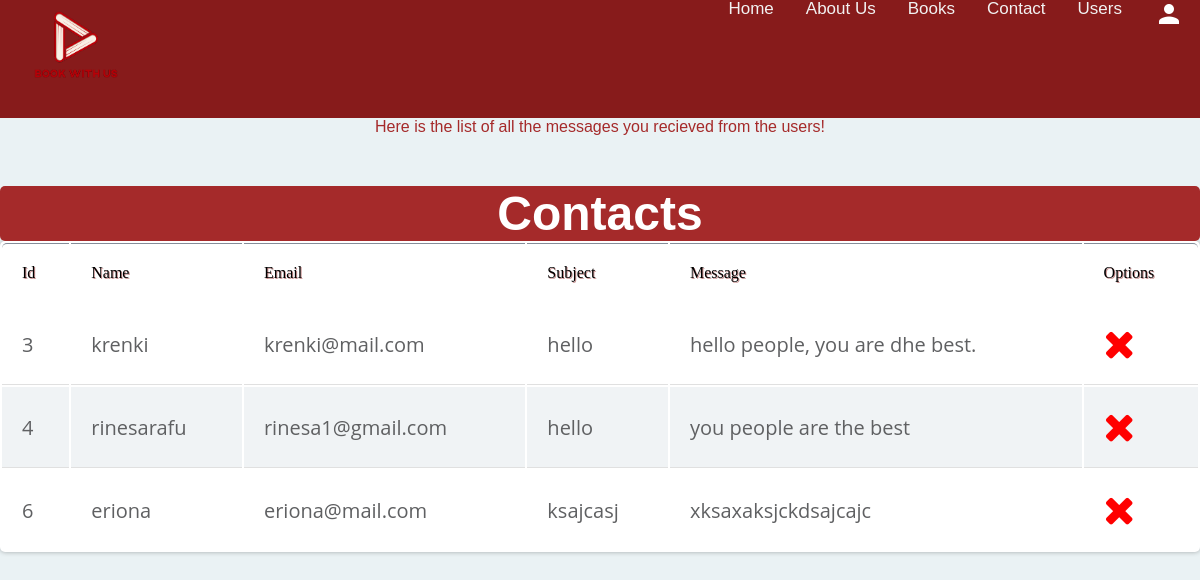
Page /admin/contactus/index.php (signed in) on the committed database.
### tables this page shows
CREATE TABLE `contactus` (
  `ContactUs_ID` int(11) NOT NULL,
  `Username` varchar(255) NOT NULL,
  `Email` varchar(255) NOT NULL,
  `Subject` varchar(255) NOT NULL,
  `Message` longtext NOT NULL
);

### Authentication/db_connection.php (called while the page is built, shortened)
<?php
class Dbh{
    public function connect(){
        $this->servername = "localhost";
        $this->username = "root";
        $this->password = "";
        $this->dbname = "bookwithus";
        try{
            $dsn = "mysql:host=".$this->servername.";dbname=".$this->dbname;
            $pdo = new PDO($dsn, $this->username, $this->password);
            $pdo->setAttribute(PDO::ATTR_ERRMODE, PDO::ERRMODE_EXCEPTION);
            return $pdo;
        }catch(PDOException $e){
            echo "Connection failed: ".$e->getMessage();
        }
    }
}

### Authentication/models/contacts.php (called while the page is built, shortened)
<?php
include_once ($_SERVER['DOCUMENT_ROOT'].'/BookWithUs/book-with-us/Authentication/db_connection.php');
class Contacts extends Dbh
	{
		public function getContacts(){
			$sql = 'SELECT * FROM contactus';
			$stmt = $this->connect()->prepare($sql);
			$result=$stmt->execute();
			$contacts = $stmt->fetchAll(PDO::FETCH_ASSOC);
			return $contacts;
		}
 }
	?>

### Authentication/view/contactviewer.php (called while the page is built, shortened)
<?php
require_once ($_SERVER['DOCUMENT_ROOT'].'/BookWithUs/book-with-us/Authentication/models/contacts.php');
class ContactViewer extends Contacts
	{
        public function showAllContacts(){
            $results = $this->getContacts();
            return $results;
        }
	}
?>

### admin/contactus/index.php (the view, shortened to what this page needs)
<?php
 include ($_SERVER['DOCUMENT_ROOT'].'/BookWithUs/book-with-us/admin/Components/header.php');
 require_once ($_SERVER['DOCUMENT_ROOT'].'/BookWithUs/book-with-us/Authentication/view/contactviewer.php');
 ?>
<section class="block_section">
	<div class="row">
		<div class="small_article">
			<div class="small_article__content">
				<p style="text-align:center; color:brown" >Here is the list of all the messages you recieved from the users!</p>
			</div>
		</div>
		<table>
			<caption><h1 class="table-title">Contacts</h1></caption>
			<thead>
				<tr>
					<th>Id</th>
					<th>Name</th>
					<th>Email</th>
					<th>Subject</th>
					<th>Message</th>
					<th>Options</th>
				</tr>
			</thead>
			<tbody>
			<?php
				$contact = new ContactViewer();
				$contacts = $contact->showAllContacts();
			?>
			<?php foreach ($contacts as $contact): ?>
				<tr>
					<td><?php echo $contact['ContactUs_ID']; ?></td>
					<td><?php echo $contact['Username']; ?></td>
					<td><?php echo $contact['Email']; ?></td>
					<td><?php echo $contact['Subject']; ?></td>
					<td><?php echo $contact['Message']; ?></td>
					<td>
						<a href="lib/delete.php?id=<?php echo $contact['ContactUs_ID']; ?>" style="color:red;">
							<i class="fa fa-times fa-2x" aria-hidden="true"></i>
						</a>
					</td>
				</tr>
			<?php endforeach ?>
			</tbody>
		</table>
	</div>
</section>

### admin/css/app.css (style rules this page uses)
body { background: #eaf2f4; font-family: 'Verdana', sans-serif; min-height: 100vh; display: -webkit-flex; display: -moz-flex; display: -ms-flex; display: -o-flex; display: flex; flex-direction: column; }
section { float: left; width: 100%; clear: both; }
table { width: 100%; border-collapse: separate; background: #fff; -moz-border-radius: 5px; -webkit-border-radius: 5px; border-radius: 5px; margin: 50px auto; -moz-box-shadow: 0px 0px 5px rgba(0, 0, 0, 0.3); -webkit-box-shadow: 0px 0px 5px rgba(0, 0, 0, 0.3); box-shadow: 0px 0px 5px rgba(0, 0, 0, 0.3); }
thead { -moz-border-radius: 5px; -webkit-border-radius: 5px; border-radius: 5px; }
thead th { font-family: 'Patua One', cursive; font-size: 16px; font-weight: 400; color: black; text-shadow: 1px 1px 0px rgba(146, 31, 31, 0.5); text-align: left; padding: 20px; border-top: 1px solid #858d99; }
thead th:first-child { -moz-border-radius-topleft: 5px; -webkit-border-top-left-radius: 5px; border-top-left-radius: 5px; }
thead th:last-child { -moz-border-radius-topright: 5px; -webkit-border-top-right-radius: 5px; border-top-right-radius: 5px; }
tbody tr td { font-family: 'Open Sans', sans-serif; font-weight: 400; color: #5f6062; font-size: 20px; padding: 20px 20px 20px 20px; border-bottom: 1px solid #e0e0e0; }
tbody tr:nth-child(2n) { background: #f0f3f5; }
tbody tr:last-child td { border-bottom: none; }
tbody tr:last-child td:first-child { -moz-border-radius-bottomleft: 5px; -webkit-border-bottom-left-radius: 5px; border-bottom-left-radius: 5px; }
tbody tr:last-child td:last-child { -moz-border-radius-bottomright: 5px; -webkit-border-bottom-right-radius: 5px; border-bottom-right-radius: 5px; }
.table-title { font-size: 3em; background: brown; border-radius: 5px; color:#fff; }

### rows in the picture
contactus: ContactUs_ID "3", Username "krenki", Email "krenki@mail.com", Subject "hello", Message "hello people, you are dhe best."
contactus: ContactUs_ID "4", Username "rinesarafu", Email "rinesa1@gmail.com", Subject "hello", Message "you people are the best"
contactus: ContactUs_ID "6", Username "eriona", Email "eriona@mail.com", Subject "ksajcasj", Message "xksaxaksjckdsajcajc"
